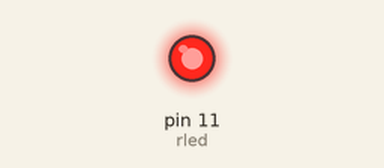
Simulated run of this sketch. Board: Arduino Uno, built with avr-gcc and run on an emulated ATmega328P. On the bench: output pins drawn as LEDs (lit = HIGH).

Above: at 0.5 s.
At 14.0 s:
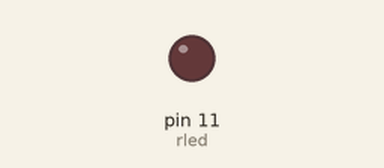
Timing chart, 0 to 22.1 s (numbered marks = the images above):
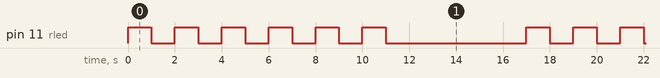

Measured:
- by itself, pin 11 (rled): repeats every 17.0 s: 5 × (LOW 1.0 s, HIGH 1.0 s), LOW 6.0 s, HIGH 1.0 s
- by itself, everything shown: repeats every 17.0 s, in 12 steps

The sketch:

Trafficlight.ino
```cpp
int rled = 11;
void setup()
{
  pinMode(rled,OUTPUT);
}
void loop()
{
  for(int i=0; i<6; i++){
    digitalWrite(rled,HIGH);
    delay(1000);
    digitalWrite(rled,LOW);
    delay(1000);

  }
  delay(5000);
 }
```
